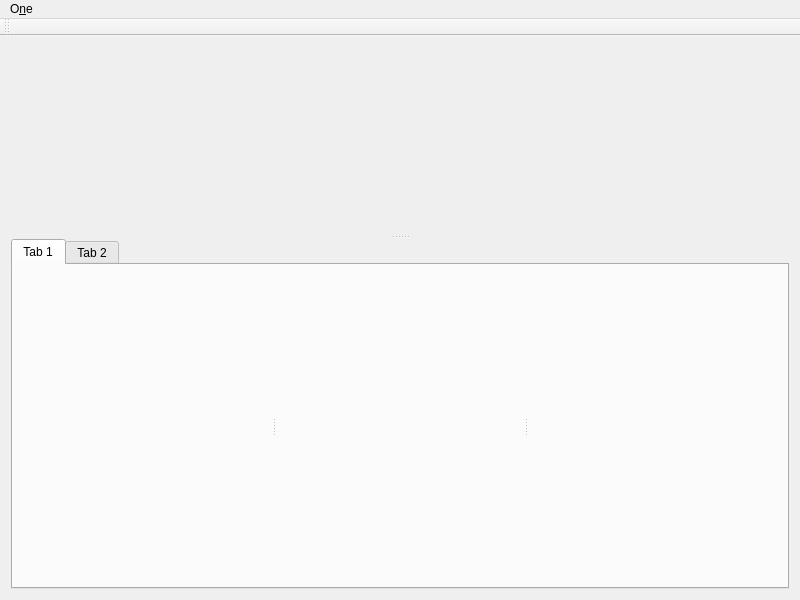
<?xml version="1.0" encoding="UTF-8"?>
<ui version="4.0">
 <class>MainWindow</class>
 <widget class="QMainWindow" name="MainWindow">
  <property name="geometry">
   <rect>
    <x>0</x>
    <y>0</y>
    <width>800</width>
    <height>600</height>
   </rect>
  </property>
  <property name="minimumSize">
   <size>
    <width>800</width>
    <height>600</height>
   </size>
  </property>
  <property name="windowTitle">
   <string>QT + OpenGL</string>
  </property>
  <widget class="QWidget" name="centralWidget">
   <layout class="QHBoxLayout" name="horizontalLayout">
    <item>
     <widget class="QSplitter" name="splitter">
      <property name="orientation">
       <enum>Qt::Vertical</enum>
      </property>
      <widget class="GLWidget" name="GLwidget" native="true">
       <property name="sizePolicy">
        <sizepolicy hsizetype="Expanding" vsizetype="Preferred">
         <horstretch>0</horstretch>
         <verstretch>0</verstretch>
        </sizepolicy>
       </property>
       <property name="maximumSize">
        <size>
         <width>16777215</width>
         <height>199</height>
        </size>
       </property>
      </widget>
      <widget class="QTabWidget" name="Plots">
       <property name="currentIndex">
        <number>0</number>
       </property>
       <widget class="QWidget" name="plots_tab">
        <attribute name="title">
         <string>Tab 1</string>
        </attribute>
        <layout class="QVBoxLayout" name="verticalLayout">
         <item>
          <widget class="QSplitter" name="plots_splitter">
           <property name="orientation">
            <enum>Qt::Horizontal</enum>
           </property>
           <widget class="QCustomPlot" name="PlotData_X" native="true">
            <property name="minimumSize">
             <size>
              <width>0</width>
              <height>0</height>
             </size>
            </property>
            <property name="maximumSize">
             <size>
              <width>16777215</width>
              <height>16777215</height>
             </size>
            </property>
            <property name="baseSize">
             <size>
              <width>300</width>
              <height>0</height>
             </size>
            </property>
           </widget>
           <widget class="QCustomPlot" name="PlotData_Y" native="true">
            <property name="minimumSize">
             <size>
              <width>0</width>
              <height>0</height>
             </size>
            </property>
            <property name="maximumSize">
             <size>
              <width>16777215</width>
              <height>16777215</height>
             </size>
            </property>
            <property name="baseSize">
             <size>
              <width>300</width>
              <height>0</height>
             </size>
            </property>
           </widget>
           <widget class="QCustomPlot" name="PlotData_Z" native="true">
            <property name="minimumSize">
             <size>
              <width>0</width>
              <height>0</height>
             </size>
            </property>
            <property name="maximumSize">
             <size>
              <width>16777215</width>
              <height>16777215</height>
             </size>
            </property>
            <property name="baseSize">
             <size>
              <width>300</width>
              <height>0</height>
             </size>
            </property>
           </widget>
          </widget>
         </item>
        </layout>
       </widget>
       <widget class="QWidget" name="tab_4">
        <attribute name="title">
         <string>Tab 2</string>
        </attribute>
       </widget>
      </widget>
     </widget>
    </item>
   </layout>
  </widget>
  <widget class="QToolBar" name="mainToolBar">
   <attribute name="toolBarArea">
    <enum>TopToolBarArea</enum>
   </attribute>
   <attribute name="toolBarBreak">
    <bool>false</bool>
   </attribute>
  </widget>
  <widget class="QMenuBar" name="menuBar">
   <property name="geometry">
    <rect>
     <x>0</x>
     <y>0</y>
     <width>800</width>
     <height>30</height>
    </rect>
   </property>
   <widget class="QMenu" name="menuOne">
    <property name="title">
     <string>O&amp;ne</string>
    </property>
    <addaction name="actionWhat"/>
    <addaction name="actionIs"/>
   </widget>
   <addaction name="menuOne"/>
  </widget>
  <action name="actionWhat">
   <property name="text">
    <string>&amp;what?</string>
   </property>
  </action>
  <action name="actionIs">
   <property name="text">
    <string>&amp;is</string>
   </property>
  </action>
 </widget>
 <layoutdefault spacing="6" margin="11"/>
 <customwidgets>
  <customwidget>
   <class>GLWidget</class>
   <extends>QWidget</extends>
   <header>glwidget.h</header>
   <container>1</container>
  </customwidget>
  <customwidget>
   <class>QCustomPlot</class>
   <extends>QWidget</extends>
   <header>qcustomplot.h</header>
   <container>1</container>
  </customwidget>
 </customwidgets>
 <resources/>
 <connections/>
</ui>
